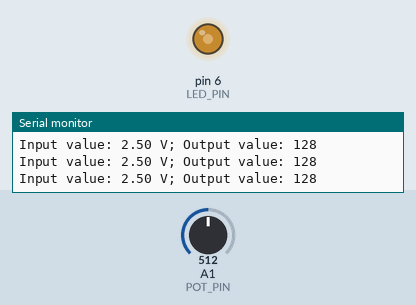
The sketch below on a simulated Arduino Uno, built with avr-gcc and run on an emulated ATmega328P. Shown: output pins drawn as LEDs (lit = HIGH), the last lines printed to the serial monitor. The test bench sets the inputs (shaded band); at power-on: A1 (POT_PIN) = 512.

Above: at 1.2 s.
1.3 s: A1 (POT_PIN) set to 411
At 2.1 s:
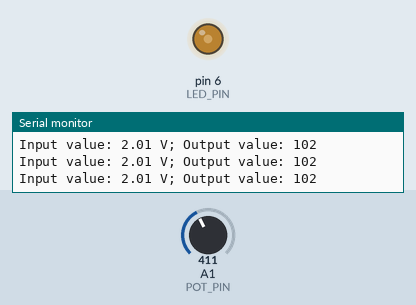
4.3 s: A1 (POT_PIN) set to 390
At 5.4 s:
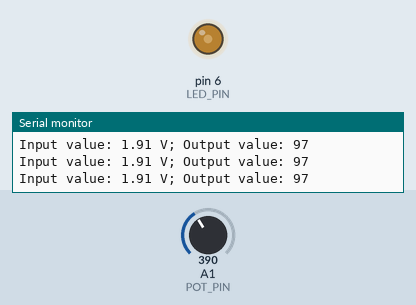
7.3 s: A1 (POT_PIN) set to 716
At 7.7 s:
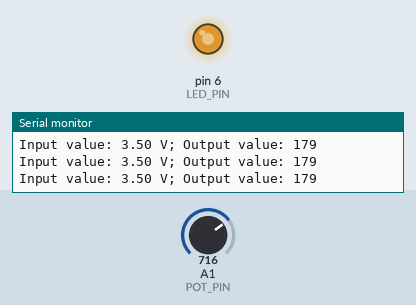
8.8 s: A1 (POT_PIN) set to 0
At 10.0 s:
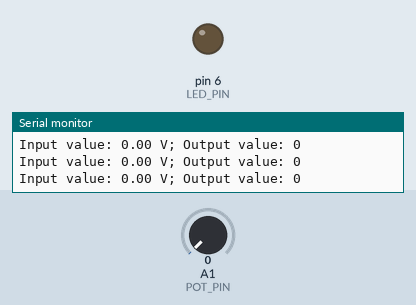
10.3 s: A1 (POT_PIN) set to 36
At 11.2 s:
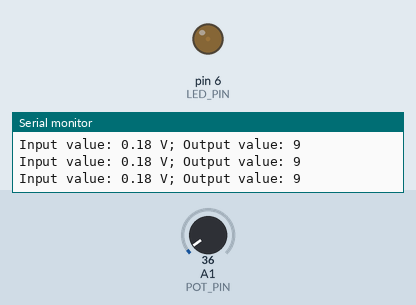
11.8 s: A1 (POT_PIN) set to 43
At 12.5 s:
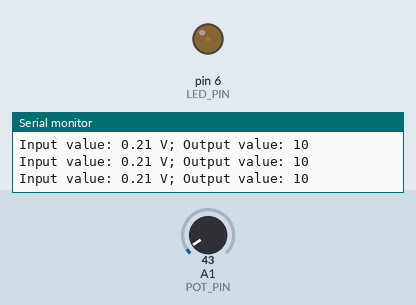
Timing chart, 0 to 14.8 s (numbered marks = the images above; inputs shaded):
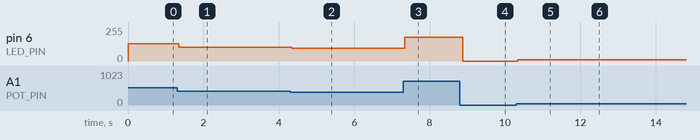

Measured:
- after the input at 1.3 s, pin 6 (LED_PIN): 128/255 → 102/255 after 0.05 s
- after the input at 4.3 s, pin 6 (LED_PIN): 102/255 → 97/255 at once
- after the input at 7.3 s, pin 6 (LED_PIN): 97/255 → 179/255 at once
- after the input at 8.8 s, pin 6 (LED_PIN): 179/255 → 0/255 after 0.08 s
- after the input at 10.3 s, pin 6 (LED_PIN): 0/255 → 9/255 at once
- after the input at 11.8 s, pin 6 (LED_PIN): 9/255 → 10/255 after 0.05 s

The sketch:

dimmable_led.ino
```cpp
const float V_REF = 5.0;
const float READ_BITS = 10.0;
const float ADC_STEPS = (1 << int(READ_BITS)) - 1;

#define POT_PIN A1
#define LED_PIN 6

void setup() {
  pinMode(LED_PIN, OUTPUT);

  Serial.begin(9600);
}

void loop() {
  // analogRead values are 10 bits (0 to 1023)
  int input_val = analogRead(POT_PIN);

  float voltage = (input_val / ADC_STEPS) * V_REF;
  Serial.print("Input value: ");
  Serial.print(voltage);
  Serial.print(" V");

  // analogWrite values are 8 bits (0 to 255)
  int output_val = input_val >> 2;
  // Alternatively use the `map()` function:
  // output_val = map(input_val, 0, 1023, 0, 255);
  Serial.print("; Output value: ");
  Serial.println(output_val);

  analogWrite(LED_PIN, output_val);
}
```
